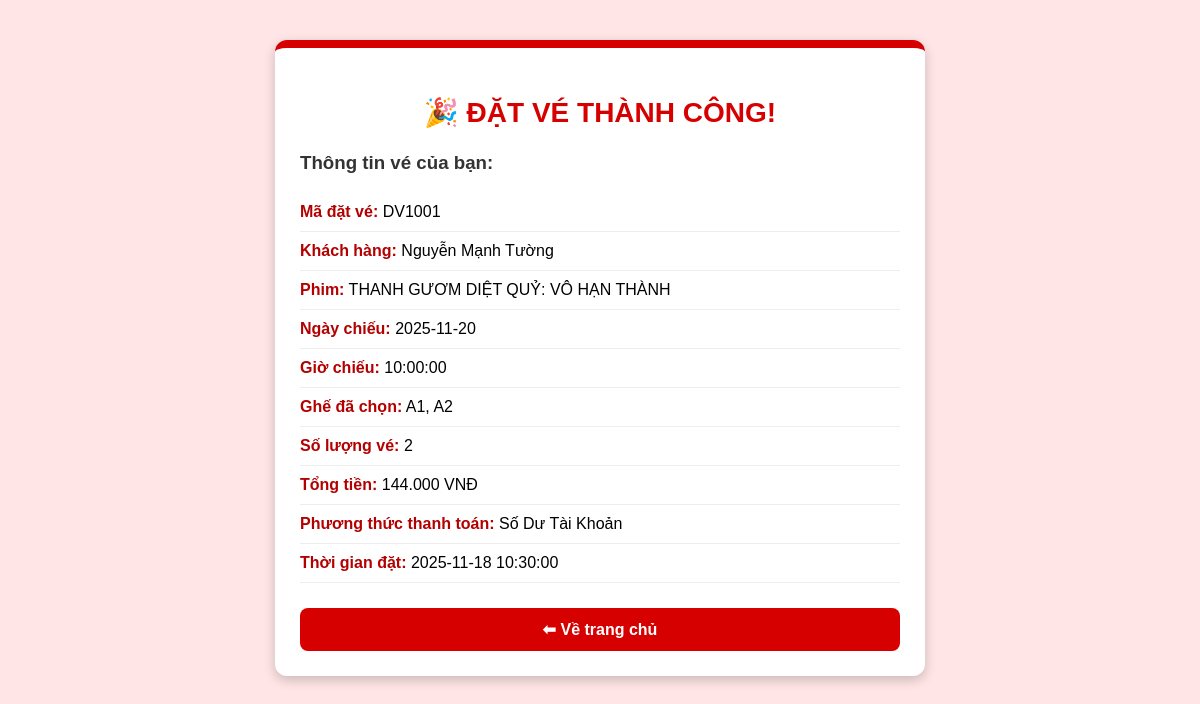
The page /chi_tiet_phim/chi_tiet_ve_dat_thanh_cong.php?MaDatVe=DV1001 on the database its author committed.
### tables this page shows
CREATE TABLE `datve` (
  `MaDatVe` varchar(10) NOT NULL,
  `MaKhachHang` varchar(10) DEFAULT NULL,
  `MaKhuyenMai` varchar(10) DEFAULT NULL,
  `ThoiGianDat` datetime NOT NULL,
  `TongTien` decimal(10,2) NOT NULL,
  `PhuongThucThanhToan` varchar(50) DEFAULT NULL,
  `TrangThaiThanhToan` varchar(30) DEFAULT 'Thanh Toán Thành Công',
  `MaSuatChieu` varchar(10) DEFAULT NULL,
  `SoLuong` int(11) NOT NULL DEFAULT 1,
  `MaGheDaChon` varchar(500) DEFAULT NULL
);

CREATE TABLE `khachhang` (
  `MaKhachHang` varchar(10) NOT NULL,
  `HoTen` varchar(100) NOT NULL,
  `Email` varchar(100) DEFAULT NULL,
  `SoDienThoai` varchar(15) DEFAULT NULL,
  `MatKhau` varchar(255) NOT NULL,
  `SoDu` decimal(10,2) DEFAULT 0.00
);

CREATE TABLE `phim` (
  `MaPhim` varchar(10) NOT NULL,
  `TenPhim` varchar(255) NOT NULL,
  `ThoiLuong` int(11) DEFAULT NULL,
  `TheLoai` varchar(50) DEFAULT NULL,
  `DaoDien` varchar(100) DEFAULT NULL,
  `DienVien` varchar(255) DEFAULT NULL,
  `NgayKhoiChieu` date DEFAULT NULL,
  `NgonNgu` varchar(50) DEFAULT NULL,
  `MoTa` text DEFAULT NULL,
  `Hinhanh` varchar(255) DEFAULT NULL
);

### chi_tiet_phim/chi_tiet_ve_dat_thanh_cong.php (the view, shortened to what this page needs)
<?php
require "../Connection.php";
$ma_dat_ve = $_GET['MaDatVe'] ?? null;
$sql = "
    SELECT dv.*, kh.HoTen AS TenKhachHang,
           DATE(sc.ThoiGianBatDau) AS NgayChieu,
           TIME(sc.ThoiGianBatDau) AS GioChieu,
           p.TenPhim
    FROM datve dv
    JOIN khachhang kh ON dv.MaKhachHang = kh.MaKhachHang
    JOIN suatchieu sc ON dv.MaSuatChieu = sc.MaSuatChieu
    JOIN phim p ON sc.MaPhim = p.MaPhim
    WHERE dv.MaDatVe = '" . mysqli_real_escape_string($conn, $ma_dat_ve) . "'
    LIMIT 1
";
$result = mysqli_query($conn, $sql);
$ve = mysqli_fetch_assoc($result);
$ten_ghe_str = $ve['MaGheDaChon'];
?>
<!DOCTYPE html>
<html lang="vi">
<head>
</head>
<body>
    <div class="container">
        <h2>🎉 ĐẶT VÉ THÀNH CÔNG!</h2>
        <h3>Thông tin vé của bạn:</h3>
        <ul>
            <li><strong>Mã đặt vé:</strong> <?= htmlspecialchars($ve['MaDatVe']) ?></li>
            <li><strong>Khách hàng:</strong> <?= htmlspecialchars($ve['TenKhachHang']) ?></li>
            <li><strong>Phim:</strong> <?= htmlspecialchars($ve['TenPhim']) ?></li>
            <li><strong>Ngày chiếu:</strong> <?= htmlspecialchars($ve['NgayChieu']) ?></li>
            <li><strong>Giờ chiếu:</strong> <?= htmlspecialchars($ve['GioChieu']) ?></li>
            <li><strong>Ghế đã chọn:</strong> <?= htmlspecialchars($ten_ghe_str) ?></li>
            <li><strong>Số lượng vé:</strong> <?= htmlspecialchars($ve['SoLuong']) ?></li>
            <li><strong>Tổng tiền:</strong> <?= number_format($ve['TongTien'], 0, ',', '.') ?> VNĐ</li>
            <li><strong>Phương thức thanh toán:</strong> <?= htmlspecialchars($ve['PhuongThucThanhToan']) ?></li>
            <li><strong>Thời gian đặt:</strong> <?= htmlspecialchars($ve['ThoiGianDat']) ?></li>
        </ul>
        <a class="btn-home" href="../index.php">⬅ Về trang chủ</a>
    </div>
</body>
</html>

### chi_tiet_phim/chi_tiet_ve_dat_thanh_cong.php (style rules this page uses)
body { font-family: Arial, sans-serif; background: #ffe5e5; margin: 0; padding: 0; }
.container { max-width: 600px; margin: 40px auto; background: #fff; border-radius: 12px; padding: 25px; box-shadow: 0 4px 12px rgba(0,0,0,0.2); border-top: 8px solid #d70000; }
h2 { text-align: center; color: #d70000; font-size: 28px; }
h3 { margin-top: 20px; color: #333; }
ul { list-style: none; padding: 0; margin-top: 10px; }
ul li { padding: 10px 0; border-bottom: 1px solid #eee; font-size: 16px; }
ul li strong { color: #b30000; }
.btn-home { display: block; text-align: center; margin-top: 25px; background: #d70000; color: #fff; padding: 12px 0; border-radius: 8px; text-decoration: none; font-weight: bold; transition: 0.25s; }

### rows shown on the page
datve: MaDatVe "DV1001", MaKhachHang.HoTen "Nguyễn Mạnh Tường", phim.TenPhim "THANH GƯƠM DIỆT QUỶ: VÔ HẠN THÀNH", MaGheDaChon "A1, A2", SoLuong "2", TongTien "144.000", PhuongThucThanhToan "Số Dư Tài Khoản", ThoiGianDat "2025-11-18 10:30:00"

### other values the page prints
$ve['NgayChieu'] "2025-11-20"
$ve['GioChieu'] "10:00:00"
